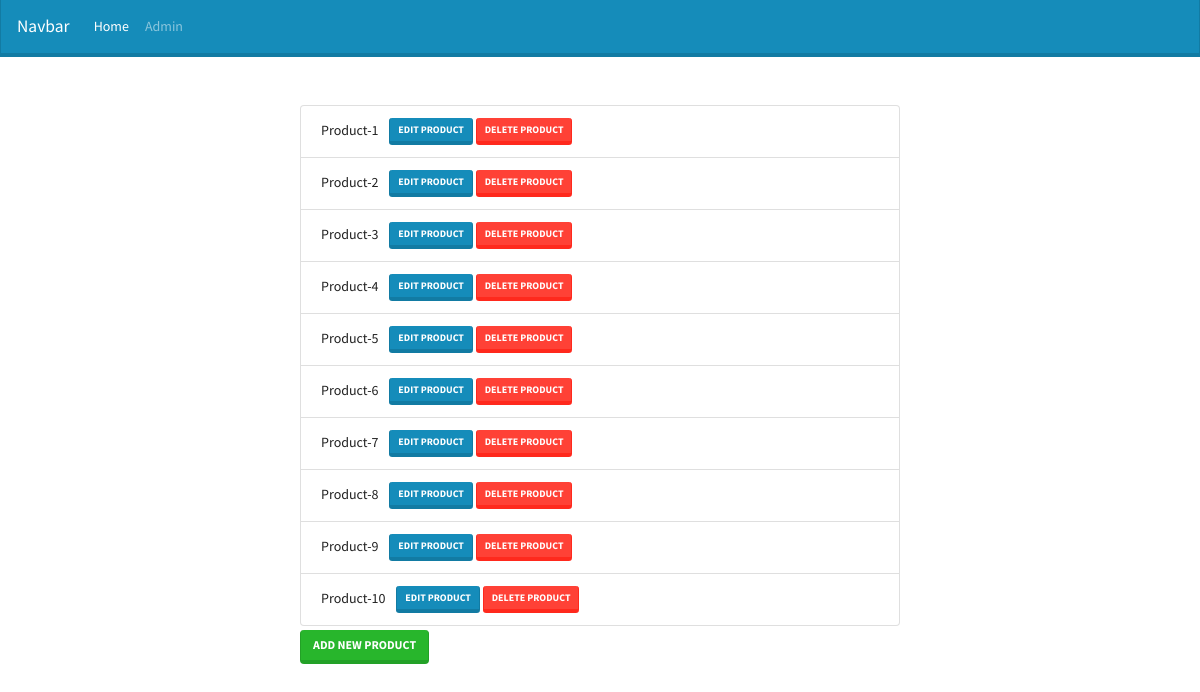
/?action=listProducts, run on the app's committed database.
### tables this page shows
CREATE TABLE IF NOT EXISTS `products` (
  `id` int(10) UNSIGNED NOT NULL AUTO_INCREMENT,
  `title` varchar(55) DEFAULT NULL,
  `description` text DEFAULT NULL,
  `image` varchar(255) DEFAULT NULL,
  PRIMARY KEY (`id`)
);

### src/Controller/AdminController.php (called while the page is built, shortened)
<?php
class AdminController
{
    protected $productManager;
    public function __construct(ManagerInterface $manager)
    {
        $this->productManager = $manager;
    }
    public function render()
    {
        $productsList = $this->productManager->selectProducts();
        require __DIR__."/../View/admin.html.php";
    }
}

### src/Model/ProductManager.php (called while the page is built, shortened)
<?php
class ProductManager implements ManagerInterface
{
    protected $database;
    public function __construct()
    {
        $this->database = new PDO('mysql:host=localhost;dbname=ecommerce;charset=utf8', 'root', '', [
            PDO::ATTR_ERRMODE => PDO::ERRMODE_EXCEPTION,
            PDO::ATTR_DEFAULT_FETCH_MODE => PDO::FETCH_CLASS
            ]);
    }
    public function selectProducts(): array
    {
        $request = $this->database->prepare('SELECT id, title, description, image FROM products');
        $request->execute();
        $data = $request->fetchAll(PDO::FETCH_CLASS, Product::class);
        return $data;
    }
}

### src/Entity/Product.php (called while the page is built, shortened)
<?php
class Product
{
    private $id;
    private $title;
    public function getId()
    {
        return $this->id;
    }
    public function getTitle()
    {
        return $this->title;
    }
}

### src/View/admin.html.php (the view, shortened to what this page needs)
<?php require "header.html.php";?>
<ul class="list-group mx-auto" style="width: 600px;">
    <?php foreach($productsList as $product) : ?>
        <li class="list-group-item">
            <?= $product->getTitle() ?>
             <a href="?action=editProduct&id=<?= $product->getId() ?>" class="btn btn-primary btn-sm ml-2" >Edit Product</a>
             <a href="?action=delete&id=<?= $product->getId() ?>" class="btn btn-danger btn-sm" >Delete Product</a>
        </li>
    <?php endforeach; ?>
</ul>
<div class="mx-auto mt-1" style="width: 600px;">
    <a href="?action=createProduct" class="btn btn-success">Add new product</a>
</div>
<?php require "footer.html.php";?>

### data on the page
products: title "Product-1"
products: title "Product-2"
products: title "Product-3"
products: title "Product-4"
products: title "Product-5"
products: title "Product-6"
products: title "Product-7"
products: title "Product-8"
products: title "Product-9"
products: title "Product-10"
